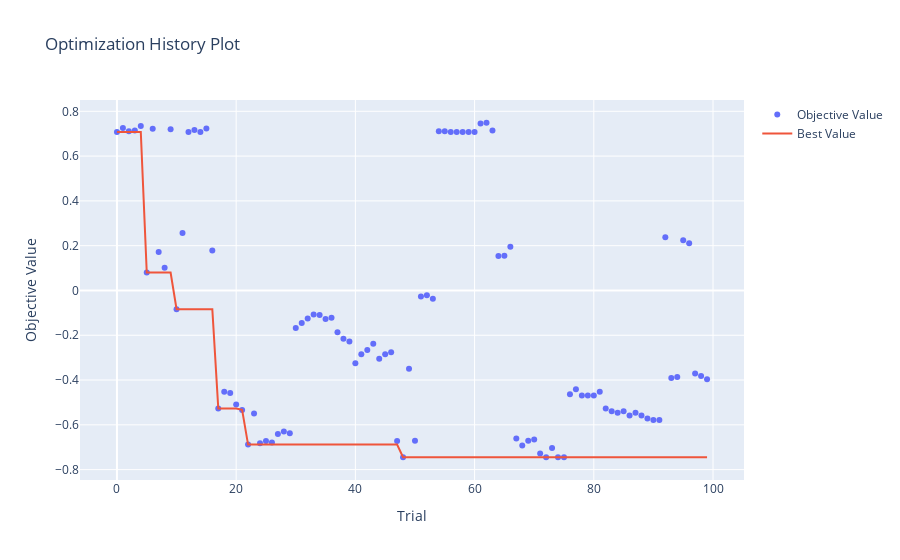

Source (notebook cell):
### Code cell
# Plot the optimization history
optuna.visualization.plot_optimization_history(study)
